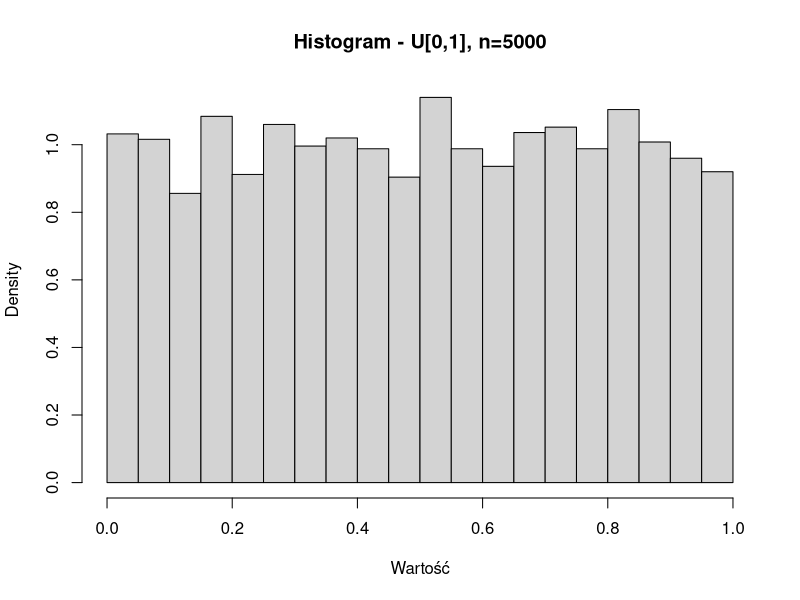
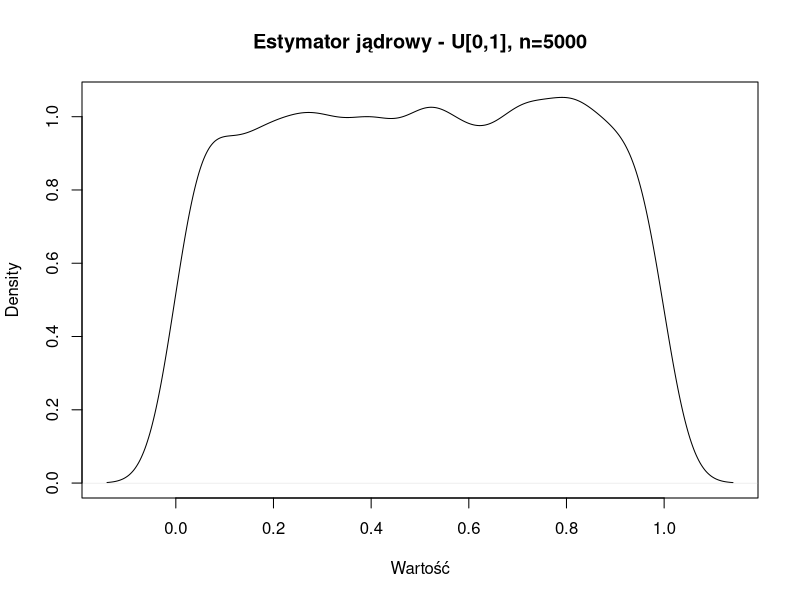
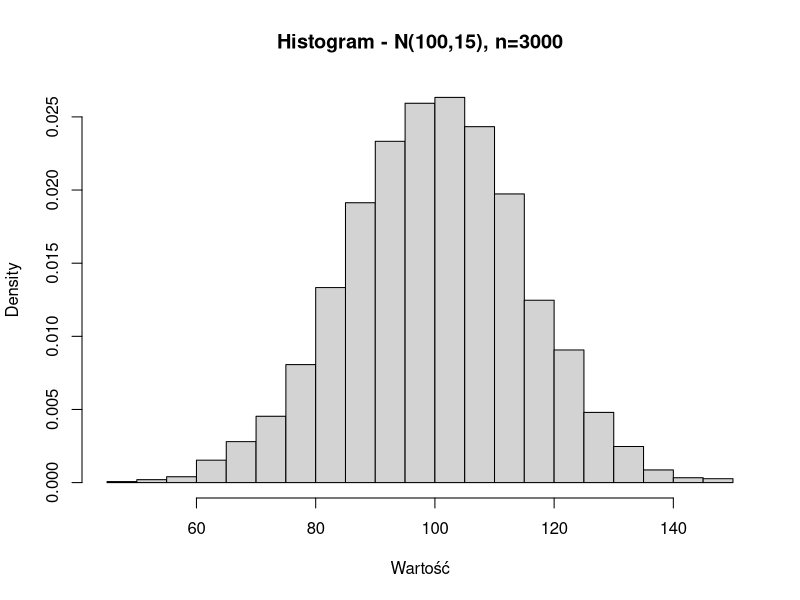
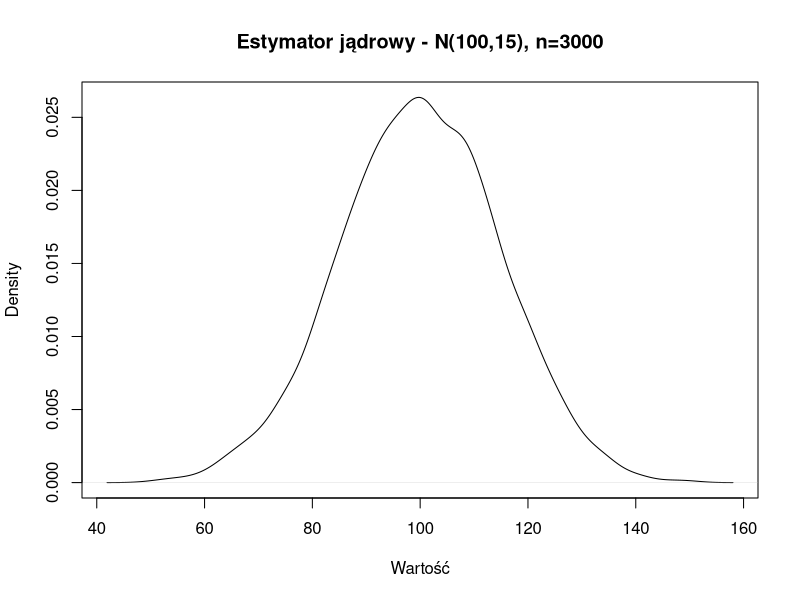
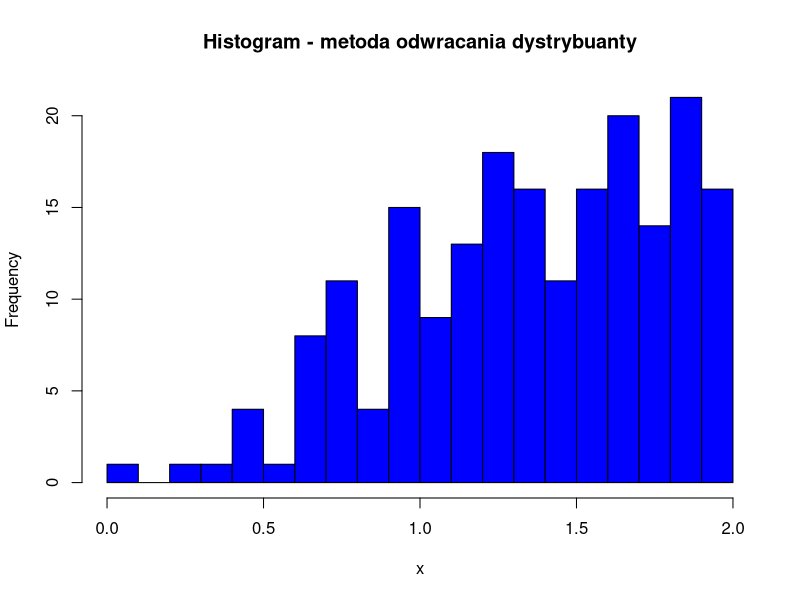
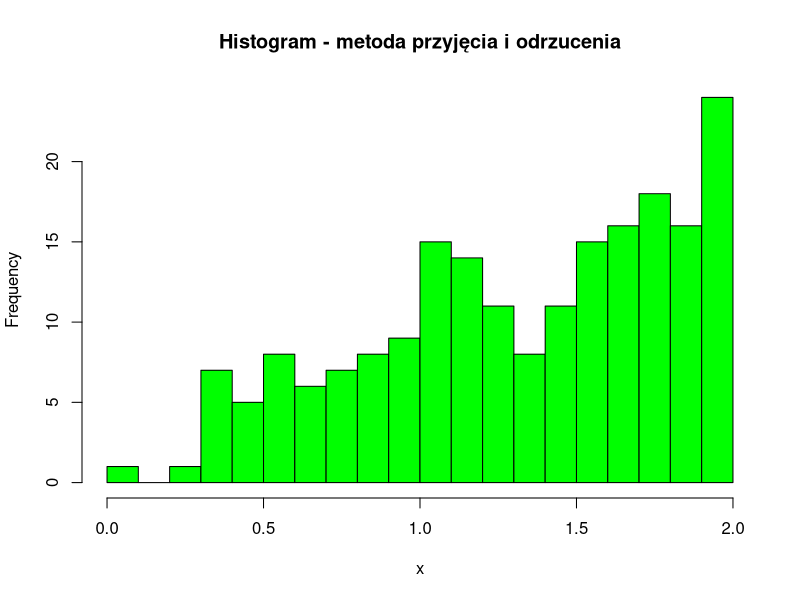

The R script that drew these images, in order:
# Zad.1

# a) 5000 z U[0,1]
set.seed(12345)

u <- runif(5000, min=0, max=1)

png("hist_uniform.png", width = 800, height = 600)
hist(u, breaks=30, prob=TRUE, main="Histogram - U[0,1], n=5000", xlab="Wartość")

dens_u <- density(u)

png("kde_uniform.png", width = 800, height = 600)
plot(dens_u, main="Estymator jądrowy - U[0,1], n=5000", xlab="Wartość")

# b) 3000 z N(100,15)
set.seed(12345)

n <- rnorm(3000, mean=100, sd=15)

png("hist_normal.png", width = 800, height = 600)
hist(n, breaks=30, prob=TRUE, main="Histogram - N(100,15), n=3000", xlab="Wartość")

dens_n <- density(n)

png("kde_normal.png", width = 800, height = 600)
plot(dens_n, main="Estymator jądrowy - N(100,15), n=3000", xlab="Wartość")

# Zad.2
cat("Zad.2 \n")

# a) i)
set.seed(123)

# 600 realizacji z U[0,1]
u <- runif(600)

# Rzuty kostką: X = ceil(6u)
rzuty <- ceiling(6 * u)

head(rzuty, 5)
cat("\n")

# a) ii)
srednia <- mean(rzuty)
wariancja <- var(rzuty)

srednia
wariancja
cat("\n")

# a) iii)
czestosci <- table(rzuty)
czestosci
cat("\n")

# a) iv)
ramka <- as.data.frame(czestosci)
ramka
var_czestosci <- var(ramka$Freq)
var_czestosci
cat("\n")

# b)
set.seed(123)

rzuty_sample <- sample(1:6, size = 600, replace = TRUE)

head(rzuty_sample)

table(rzuty_sample)
mean(rzuty_sample)
var(rzuty_sample)

# Zad.3
cat("\nZad.3 \n")
set.seed(123)

# wartości i ich prawdopodobieństwa
k <- c(0, 1, 2, 3)
p <- c(0.15, 0.25, 0.50, 0.10)

# sort mal prawdopodobieństwa dla optymalki
ord <- order(p, decreasing = TRUE)
k_sorted <- k[ord]
p_sorted <- p[ord]

# prawdopodobieństwa skumulowane
s <- cumsum(p_sorted)

u <- runif(1000)

# generujemy X według reguły:
#    X = k_i   gdy   s_(i-1) <= u < s_i
X <- numeric(1000)

for (i in 1:1000) {
  ui <- u[i]
  j <- 1
  while (ui > s[j]) {
    j <- j + 1
  }
  X[i] <- k_sorted[j]
}

head(X)
table(X)

# Zad.4
cat("\nZad.4\n")
# i)
set.seed(123)

n <- 10
p <- 0.3

binom_sample <- numeric(100)

for (i in 1:100) {
  u <- runif(n)
  sukcesy <- sum(u < p)
  binom_sample[i] <- sukcesy
}

head(binom_sample)
table(binom_sample)
cat("\n")

# ii)
set.seed(123)

p <- 0.4
geom_sample <- numeric(50)

for (i in 1:50) {
  licznik <- 1
  u <- runif(1)

  while (u >= p) {
    licznik <- licznik + 1
    u <- runif(1)
  }

  geom_sample[i] <- licznik
}

head(geom_sample)
table(geom_sample)

# Zad.5
cat("\nZad.5\n")

# a) i)
losuj_odwrotnie <- function(n) {
  u <- runif(n)
  x <- 2 * sqrt(u) # odwrotna dystrybuanta
  return(x)
}

# a) ii)
set.seed(123)

realizacje_odwrotnie <- losuj_odwrotnie(200)
png("hist_wisualise.png", width = 800, height = 600)
hist(realizacje_odwrotnie, breaks=20, col="blue", main="Histogram - metoda odwracania dystrybuanty", xlab="x")

# b) i)
losuj_przyjecie_odrzucenie <- function(n) {
  x <- numeric(n)
  i <- 1
  while(i <= n) {
    y <- runif(1, 0, 2)
    u <- runif(1)
    if(u <= (0.5*y) / 1) {    # g(y)/ (M*f(y)) = 0.5*y / 1 = 0.5*y
      x[i] <- y
      i <- i + 1
    }
  }
  return(x)
}

# b) ii)
set.seed(123)

realizacje_przyjecie <- losuj_przyjecie_odrzucenie(200)
png("hist_wisualise_2.png", width = 800, height = 600)
hist(realizacje_przyjecie, breaks=20, col="green", main="Histogram - metoda przyjęcia i odrzucenia", xlab="x")
